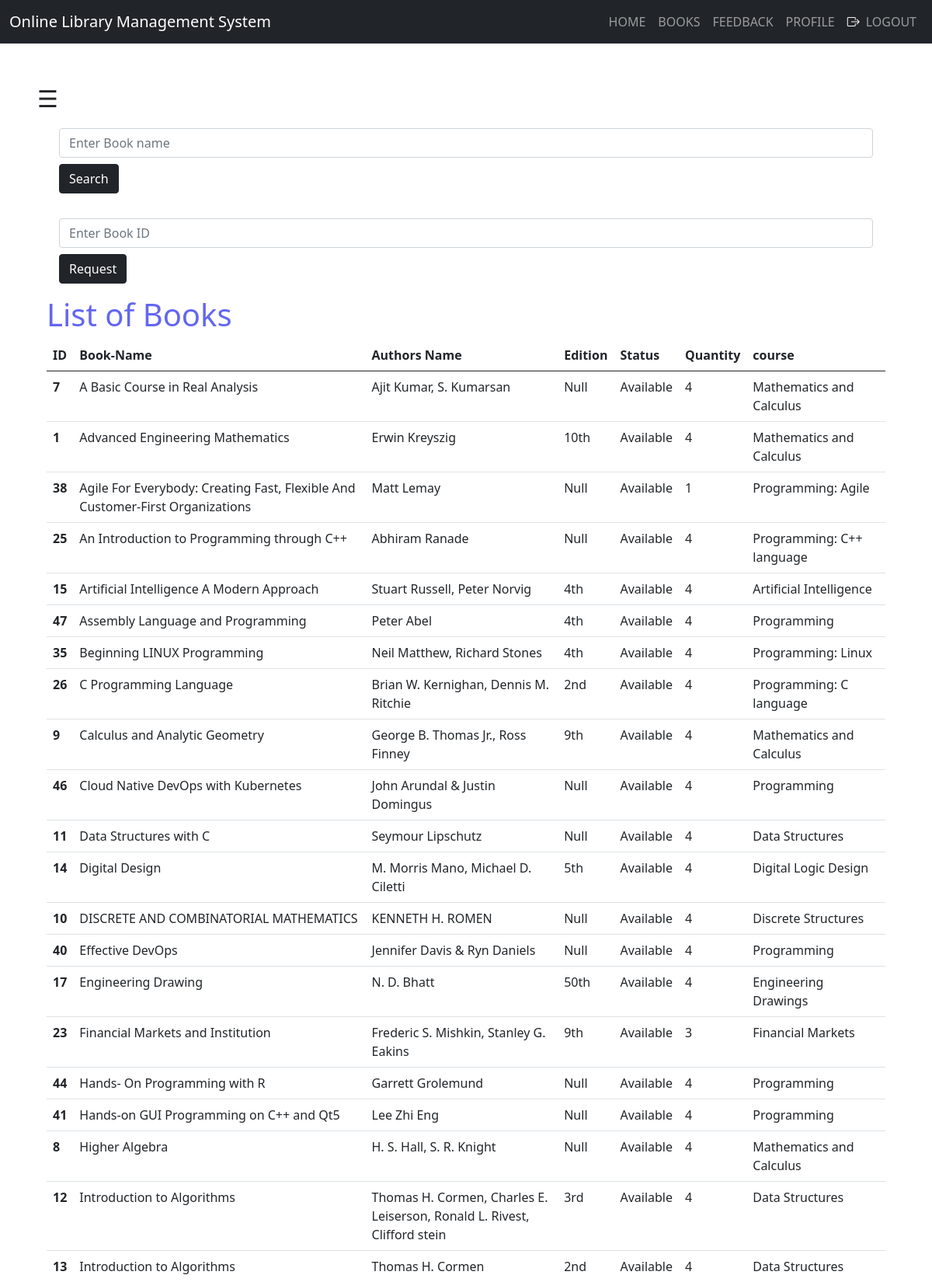
/student/books.php (signed in, upper part), run on the app's committed database.
### tables this page shows
CREATE TABLE `books` (
  `bid` int(100) NOT NULL,
  `name` varchar(120) NOT NULL,
  `authors` varchar(100) NOT NULL,
  `edition` varchar(100) NOT NULL,
  `status` varchar(100) NOT NULL,
  `quantity` int(100) NOT NULL,
  `course` varchar(100) NOT NULL,
  `ebook` varchar(200) NOT NULL
);

### student/books.php (the view, shortened to what this page needs)
<?php
include "connection.php";
include "modals/navbar.php";
?>
<section class="p-5">
	<span style="font-size:30px;cursor:pointer" onclick="openNav()">&#9776;</span>
	<div class="container ms-auto">
		<form class="navbar-form p-3" method="post" name="form1">
			<input class="form-control mb-2" type="text" name="search" placeholder="Enter Book name" required="">
			<button type="submit" name="submit" class="btn btn-dark">Search</button>
		</form>
	</div>
	<div class="container ms-auto">
		<form class="navbar-form p-3" method="post" name="form1">
			<input class="form-control mb-2" type="text" name="bid" placeholder="Enter Book ID" required="">
			<button type="submit" name="submit1" class="btn btn-dark">Request</button>
		</form>
	</div>
	<div class="container">
		<p class="h1 text-indigo-500">List of Books</p>
		<?php
		if (isset($_POST['submit'])) {
			$q = mysqli_query($db, "SELECT * from books where name like '%$_POST[search]%' ");
			if (mysqli_num_rows($q) == 0) {
				echo "Sorry! No book found. Try searching again.";
			} else { ?>
				<table class="table">
					<thead class="table-indigo-500">
						<tr>
							<th scope="col"><?php echo 'ID' ?></th>
							<th scope="col"><?php echo 'Book-Name' ?></th>
							<th scope="col"><?php echo 'Authors Name' ?></th>
							<th scope="col"><?php echo 'Edition' ?></th>
							<th scope="col"><?php echo 'Status' ?></th>
							<th scope="col"><?php echo 'Quantity' ?></th>
							<th scope="col"><?php echo 'course' ?></th>
						</tr>
					</thead>
					<tbody>
						<?php while ($row = mysqli_fetch_assoc($q)) { ?>
							<tr>
								<th scope="row"><?php echo $row['bid'] ?></th>
								<td><?php echo $row['name'] ?></td>
								<td><?php echo $row['authors'] ?></td>
								<td><?php echo $row['edition'] ?></td>
								<td><?php echo $row['status'] ?></td>
								<td><?php echo $row['quantity'] ?></td>
								<td><?php echo $row['course'] ?></td>
							</tr>
						<?php } ?>
					</tbody>
				</table>
			<?php
			}
		}
		else {
			$res = mysqli_query($db, "SELECT * FROM `books` ORDER BY `books`.`name` ASC;"); ?>
			<table class="table">
				<thead class="table-indigo-500">
					<th scope="col"><?php echo 'ID' ?></th>
					<th scope="col"><?php echo 'Book-Name' ?></th>
					<th scope="col"><?php echo 'Authors Name' ?></th>
					<th scope="col"><?php echo 'Edition' ?></th>
					<th scope="col"><?php echo 'Status' ?></th>
					<th scope="col"><?php echo 'Quantity' ?></th>
					<th scope="col"><?php echo 'course' ?></th>
				</thead>
				<tbody>
					<?php while ($row = mysqli_fetch_assoc($res)) { ?>
						<tr>
							<th scope="row"><?php echo $row['bid'] ?></th>
							<td><?php echo $row['name'] ?></td>
							<td><?php echo $row['authors'] ?></td>
							<td><?php echo $row['edition'] ?></td>
							<td><?php echo $row['status'] ?></td>
							<td><?php echo $row['quantity'] ?></td>
							<td><?php echo $row['course'] ?></td>
						</tr>
					<?php } ?>
				</tbody>
			</table>
			<?php }
				mysqli_query($db, "INSERT INTO issue_book Values('$_SESSION[login_user]', '$_POST[bid]', '', '', '');"); ?>
	</div>
</section>
<?php
include 'modals/footer.php';
?>

### data on the page
books: bid "7", name "A Basic Course in Real Analysis", authors "Ajit Kumar, S. Kumarsan", edition "Null", status "Available", quantity "4", course "Mathematics and Calculus"
books: bid "1", name "Advanced Engineering Mathematics", authors "Erwin Kreyszig", edition "10th", status "Available", quantity "4", course "Mathematics and Calculus"
books: bid "38", name "Agile For Everybody: Creating Fast, Flexible And Customer-First Organizations", authors "Matt Lemay", edition "Null", status "Available", quantity "1", course "Programming: Agile"
books: bid "25", name "An Introduction to Programming through C++", authors "Abhiram Ranade", edition "Null", status "Available", quantity "4", course "Programming: C++ language"
books: bid "15", name "Artificial Intelligence A Modern Approach", authors "Stuart Russell, Peter Norvig", edition "4th", status "Available", quantity "4", course "Artificial Intelligence"
books: bid "47", name "Assembly Language and Programming", authors "Peter Abel", edition "4th", status "Available", quantity "4", course "Programming"
books: bid "35", name "Beginning LINUX Programming", authors "Neil Matthew, Richard Stones", edition "4th", status "Available", quantity "4", course "Programming: Linux"
books: bid "26", name "C Programming Language", authors "Brian W. Kernighan, Dennis M. Ritchie", edition "2nd", status "Available", quantity "4", course "Programming: C language"
books: bid "9", name "Calculus and Analytic Geometry", authors "George B. Thomas Jr., Ross Finney", edition "9th", status "Available", quantity "4", course "Mathematics and Calculus"
books: bid "46", name "Cloud Native DevOps with Kubernetes", authors "John Arundal & Justin Domingus", edition "Null", status "Available", quantity "4", course "Programming"
books: bid "11", name "Data Structures with C", authors "Seymour Lipschutz", edition "Null", status "Available", quantity "4", course "Data Structures"
books: bid "14", name "Digital Design", authors "M. Morris Mano, Michael D. Ciletti", edition "5th", status "Available", quantity "4", course "Digital Logic Design"
books: bid "10", name "DISCRETE AND COMBINATORIAL MATHEMATICS", authors "KENNETH H. ROMEN", edition "Null", status "Available", quantity "4", course "Discrete Structures"
books: bid "40", name "Effective DevOps", authors "Jennifer Davis & Ryn Daniels", edition "Null", status "Available", quantity "4", course "Programming"
books: bid "17", name "Engineering Drawing", authors "N. D. Bhatt", edition "50th", status "Available", quantity "4", course "Engineering Drawings"
books: bid "23", name "Financial Markets and Institution", authors "Frederic S. Mishkin, Stanley G. Eakins", edition "9th", status "Available", quantity "3", course "Financial Markets"
books: bid "44", name "Hands- On Programming with R", authors "Garrett Grolemund", edition "Null", status "Available", quantity "4", course "Programming"
books: bid "41", name "Hands-on GUI Programming on C++ and Qt5", authors "Lee Zhi Eng", edition "Null", status "Available", quantity "4", course "Programming"
books: bid "8", name "Higher Algebra", authors "H. S. Hall, S. R. Knight", edition "Null", status "Available", quantity "4", course "Mathematics and Calculus"
books: bid "12", name "Introduction to Algorithms", authors "Thomas H. Cormen, Charles E. Leiserson, Ronald L. Rivest, Clifford stein", edition "3rd", status "Available", quantity "4", course "Data Structures"
books: bid "13", name "Introduction to Algorithms", authors "Thomas H. Cormen", edition "2nd", status "Available", quantity "4", course "Data Structures"
